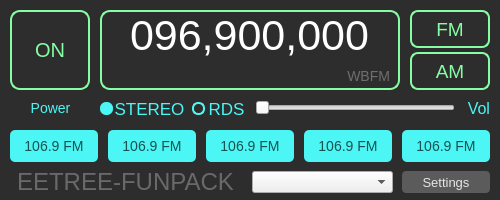
<?xml version="1.0" encoding="UTF-8"?>
<ui version="4.0">
 <class>MainWindow</class>
 <widget class="QMainWindow" name="MainWindow">
  <property name="enabled">
   <bool>true</bool>
  </property>
  <property name="geometry">
   <rect>
    <x>0</x>
    <y>0</y>
    <width>500</width>
    <height>200</height>
   </rect>
  </property>
  <property name="sizePolicy">
   <sizepolicy hsizetype="Preferred" vsizetype="Preferred">
    <horstretch>0</horstretch>
    <verstretch>0</verstretch>
   </sizepolicy>
  </property>
  <property name="minimumSize">
   <size>
    <width>500</width>
    <height>200</height>
   </size>
  </property>
  <property name="maximumSize">
   <size>
    <width>500</width>
    <height>200</height>
   </size>
  </property>
  <property name="focusPolicy">
   <enum>Qt::WheelFocus</enum>
  </property>
  <property name="contextMenuPolicy">
   <enum>Qt::DefaultContextMenu</enum>
  </property>
  <property name="windowTitle">
   <string>MainWindow</string>
  </property>
  <property name="autoFillBackground">
   <bool>false</bool>
  </property>
  <property name="styleSheet">
   <string notr="true"/>
  </property>
  <property name="toolButtonStyle">
   <enum>Qt::ToolButtonIconOnly</enum>
  </property>
  <property name="documentMode">
   <bool>false</bool>
  </property>
  <widget class="QWidget" name="centralwidget">
   <widget class="QPushButton" name="modAmBtn">
    <property name="geometry">
     <rect>
      <x>410</x>
      <y>52</y>
      <width>80</width>
      <height>38</height>
     </rect>
    </property>
    <property name="font">
     <font>
      <pointsize>-1</pointsize>
     </font>
    </property>
    <property name="cursor">
     <cursorShape>PointingHandCursor</cursorShape>
    </property>
    <property name="styleSheet">
     <string notr="true">background-color: transparent; border: 2px solid #87fea3; color: #87fea3; border-radius: 8px; font-size: 19px;</string>
    </property>
    <property name="text">
     <string>AM</string>
    </property>
   </widget>
   <widget class="QPushButton" name="modFmBtn">
    <property name="geometry">
     <rect>
      <x>410</x>
      <y>10</y>
      <width>80</width>
      <height>38</height>
     </rect>
    </property>
    <property name="font">
     <font>
      <pointsize>-1</pointsize>
     </font>
    </property>
    <property name="cursor">
     <cursorShape>PointingHandCursor</cursorShape>
    </property>
    <property name="styleSheet">
     <string notr="true">background-color: transparent; border: 2px solid #87fea3; color: #87fea3; border-radius: 8px; font-size: 19px;</string>
    </property>
    <property name="text">
     <string>FM</string>
    </property>
   </widget>
   <widget class="QPushButton" name="powerBtn">
    <property name="geometry">
     <rect>
      <x>10</x>
      <y>10</y>
      <width>80</width>
      <height>80</height>
     </rect>
    </property>
    <property name="font">
     <font>
      <pointsize>-1</pointsize>
     </font>
    </property>
    <property name="cursor">
     <cursorShape>PointingHandCursor</cursorShape>
    </property>
    <property name="styleSheet">
     <string notr="true">background-color: transparent; border-radius: 10px; border: 2px solid #87fea3; color: #87fea3;  font-size: 20px;</string>
    </property>
    <property name="text">
     <string>ON</string>
    </property>
   </widget>
   <widget class="QFrame" name="frame">
    <property name="geometry">
     <rect>
      <x>100</x>
      <y>10</y>
      <width>300</width>
      <height>80</height>
     </rect>
    </property>
    <property name="contextMenuPolicy">
     <enum>Qt::NoContextMenu</enum>
    </property>
    <property name="styleSheet">
     <string notr="true">border: 2px solid #87fea3; border-radius: 10px;</string>
    </property>
    <property name="frameShape">
     <enum>QFrame::StyledPanel</enum>
    </property>
    <property name="frameShadow">
     <enum>QFrame::Raised</enum>
    </property>
    <widget class="QLineEdit" name="freqLine">
     <property name="geometry">
      <rect>
       <x>0</x>
       <y>0</y>
       <width>301</width>
       <height>51</height>
      </rect>
     </property>
     <property name="font">
      <font>
       <pointsize>-1</pointsize>
      </font>
     </property>
     <property name="mouseTracking">
      <bool>true</bool>
     </property>
     <property name="focusPolicy">
      <enum>Qt::ClickFocus</enum>
     </property>
     <property name="contextMenuPolicy">
      <enum>Qt::NoContextMenu</enum>
     </property>
     <property name="layoutDirection">
      <enum>Qt::RightToLeft</enum>
     </property>
     <property name="styleSheet">
      <string notr="true">border: none; color: white; font-size: 43px; background-color: transparent; </string>
     </property>
     <property name="inputMask">
      <string>099,999,999;_</string>
     </property>
     <property name="text">
      <string>096,900,000</string>
     </property>
     <property name="cursorPosition">
      <number>11</number>
     </property>
     <property name="alignment">
      <set>Qt::AlignCenter</set>
     </property>
     <property name="placeholderText">
      <string notr="true"/>
     </property>
     <property name="cursorMoveStyle">
      <enum>Qt::LogicalMoveStyle</enum>
     </property>
     <property name="clearButtonEnabled" stdset="0">
      <bool>false</bool>
     </property>
    </widget>
    <widget class="QLabel" name="rds_large">
     <property name="geometry">
      <rect>
       <x>10</x>
       <y>55</y>
       <width>191</width>
       <height>21</height>
      </rect>
     </property>
     <property name="font">
      <font>
       <pointsize>-1</pointsize>
      </font>
     </property>
     <property name="styleSheet">
      <string notr="true">border: none; color: #6E6E6E;  font-size: 12px;</string>
     </property>
     <property name="text">
      <string/>
     </property>
    </widget>
    <widget class="QLabel" name="rds_small">
     <property name="geometry">
      <rect>
       <x>219</x>
       <y>55</y>
       <width>71</width>
       <height>21</height>
      </rect>
     </property>
     <property name="font">
      <font>
       <pointsize>-1</pointsize>
      </font>
     </property>
     <property name="styleSheet">
      <string notr="true">border: none; color: #6E6E6E;  font-size: 14px;</string>
     </property>
     <property name="text">
      <string>WBFM</string>
     </property>
     <property name="alignment">
      <set>Qt::AlignRight|Qt::AlignTrailing|Qt::AlignVCenter</set>
     </property>
    </widget>
   </widget>
   <widget class="QLabel" name="label">
    <property name="geometry">
     <rect>
      <x>10</x>
      <y>98</y>
      <width>81</width>
      <height>20</height>
     </rect>
    </property>
    <property name="font">
     <font>
      <pointsize>-1</pointsize>
     </font>
    </property>
    <property name="styleSheet">
     <string notr="true">color: #4bf6f4;  font-size: 14px;</string>
    </property>
    <property name="text">
     <string>Power</string>
    </property>
    <property name="alignment">
     <set>Qt::AlignCenter</set>
    </property>
   </widget>
   <widget class="QLabel" name="label_2">
    <property name="geometry">
     <rect>
      <x>460</x>
      <y>98</y>
      <width>30</width>
      <height>20</height>
     </rect>
    </property>
    <property name="font">
     <font>
      <pointsize>-1</pointsize>
     </font>
    </property>
    <property name="styleSheet">
     <string notr="true">color: #4bf6f4;  font-size: 16px;</string>
    </property>
    <property name="text">
     <string>Vol</string>
    </property>
    <property name="alignment">
     <set>Qt::AlignRight|Qt::AlignTrailing|Qt::AlignVCenter</set>
    </property>
   </widget>
   <widget class="QPushButton" name="memA">
    <property name="geometry">
     <rect>
      <x>10</x>
      <y>130</y>
      <width>88</width>
      <height>32</height>
     </rect>
    </property>
    <property name="font">
     <font>
      <pointsize>-1</pointsize>
     </font>
    </property>
    <property name="cursor">
     <cursorShape>PointingHandCursor</cursorShape>
    </property>
    <property name="styleSheet">
     <string notr="true">background-color: #4bf6f4; border-radius: 5px; color: #165352;  font-size: 14px;</string>
    </property>
    <property name="text">
     <string>106.9 FM</string>
    </property>
   </widget>
   <widget class="QPushButton" name="rdsBtn">
    <property name="geometry">
     <rect>
      <x>201</x>
      <y>98</y>
      <width>51</width>
      <height>21</height>
     </rect>
    </property>
    <property name="font">
     <font>
      <pointsize>-1</pointsize>
     </font>
    </property>
    <property name="cursor">
     <cursorShape>PointingHandCursor</cursorShape>
    </property>
    <property name="styleSheet">
     <string notr="true">background-color: transparent; border: none;  color: #4bf6f4;  font-size: 17px;</string>
    </property>
    <property name="text">
     <string>RDS</string>
    </property>
   </widget>
   <widget class="QPushButton" name="chBtn">
    <property name="geometry">
     <rect>
      <x>114</x>
      <y>98</y>
      <width>71</width>
      <height>21</height>
     </rect>
    </property>
    <property name="font">
     <font>
      <pointsize>-1</pointsize>
     </font>
    </property>
    <property name="cursor">
     <cursorShape>PointingHandCursor</cursorShape>
    </property>
    <property name="styleSheet">
     <string notr="true">background-color: transparent;  border: none; color: #4bf6f4;  font-size: 17px;</string>
    </property>
    <property name="text">
     <string>STEREO</string>
    </property>
   </widget>
   <widget class="QFrame" name="frame_3">
    <property name="geometry">
     <rect>
      <x>100</x>
      <y>102</y>
      <width>13</width>
      <height>13</height>
     </rect>
    </property>
    <property name="styleSheet">
     <string notr="true">background-color: #4bf6f4; border: none; border-radius: 6px;</string>
    </property>
    <property name="frameShape">
     <enum>QFrame::StyledPanel</enum>
    </property>
    <property name="frameShadow">
     <enum>QFrame::Raised</enum>
    </property>
    <widget class="QFrame" name="frame_4">
     <property name="geometry">
      <rect>
       <x>80</x>
       <y>0</y>
       <width>13</width>
       <height>13</height>
      </rect>
     </property>
     <property name="styleSheet">
      <string notr="true">background-color: #4bf6f4; border: none; border-radius: 6px;</string>
     </property>
     <property name="frameShape">
      <enum>QFrame::StyledPanel</enum>
     </property>
     <property name="frameShadow">
      <enum>QFrame::Raised</enum>
     </property>
    </widget>
   </widget>
   <widget class="QFrame" name="frame_5">
    <property name="geometry">
     <rect>
      <x>192</x>
      <y>102</y>
      <width>13</width>
      <height>13</height>
     </rect>
    </property>
    <property name="styleSheet">
     <string notr="true">background-color: transparent; border: 2px solid #4bf6f4; border-radius: 6px;</string>
    </property>
    <property name="frameShape">
     <enum>QFrame::StyledPanel</enum>
    </property>
    <property name="frameShadow">
     <enum>QFrame::Raised</enum>
    </property>
    <widget class="QFrame" name="frame_6">
     <property name="geometry">
      <rect>
       <x>80</x>
       <y>0</y>
       <width>13</width>
       <height>13</height>
      </rect>
     </property>
     <property name="styleSheet">
      <string notr="true">background-color: #4bf6f4; border: none; border-radius: 6px;</string>
     </property>
     <property name="frameShape">
      <enum>QFrame::StyledPanel</enum>
     </property>
     <property name="frameShadow">
      <enum>QFrame::Raised</enum>
     </property>
    </widget>
   </widget>
   <widget class="QPushButton" name="memB">
    <property name="geometry">
     <rect>
      <x>108</x>
      <y>130</y>
      <width>88</width>
      <height>32</height>
     </rect>
    </property>
    <property name="font">
     <font>
      <pointsize>-1</pointsize>
     </font>
    </property>
    <property name="cursor">
     <cursorShape>PointingHandCursor</cursorShape>
    </property>
    <property name="styleSheet">
     <string notr="true">background-color: #4bf6f4; border-radius: 5px; color: #165352;  font-size: 14px;</string>
    </property>
    <property name="text">
     <string>106.9 FM</string>
    </property>
   </widget>
   <widget class="QPushButton" name="memC">
    <property name="geometry">
     <rect>
      <x>206</x>
      <y>130</y>
      <width>88</width>
      <height>32</height>
     </rect>
    </property>
    <property name="font">
     <font>
      <pointsize>-1</pointsize>
     </font>
    </property>
    <property name="cursor">
     <cursorShape>PointingHandCursor</cursorShape>
    </property>
    <property name="styleSheet">
     <string notr="true">background-color: #4bf6f4; border-radius: 5px; color: #165352;  font-size: 14px;</string>
    </property>
    <property name="text">
     <string>106.9 FM</string>
    </property>
   </widget>
   <widget class="QPushButton" name="memD">
    <property name="geometry">
     <rect>
      <x>304</x>
      <y>130</y>
      <width>88</width>
      <height>32</height>
     </rect>
    </property>
    <property name="font">
     <font>
      <pointsize>-1</pointsize>
     </font>
    </property>
    <property name="cursor">
     <cursorShape>PointingHandCursor</cursorShape>
    </property>
    <property name="styleSheet">
     <string notr="true">background-color: #4bf6f4; border-radius: 5px; color: #165352;  font-size: 14px;</string>
    </property>
    <property name="text">
     <string>106.9 FM</string>
    </property>
   </widget>
   <widget class="QPushButton" name="memE">
    <property name="geometry">
     <rect>
      <x>402</x>
      <y>130</y>
      <width>88</width>
      <height>32</height>
     </rect>
    </property>
    <property name="font">
     <font>
      <pointsize>-1</pointsize>
     </font>
    </property>
    <property name="cursor">
     <cursorShape>PointingHandCursor</cursorShape>
    </property>
    <property name="styleSheet">
     <string notr="true">background-color: #4bf6f4; border-radius: 5px; color: #165352;  font-size: 14px;</string>
    </property>
    <property name="text">
     <string>106.9 FM</string>
    </property>
   </widget>
   <widget class="QSlider" name="volume">
    <property name="geometry">
     <rect>
      <x>255</x>
      <y>98</y>
      <width>200</width>
      <height>20</height>
     </rect>
    </property>
    <property name="styleSheet">
     <string notr="true"/>
    </property>
    <property name="orientation">
     <enum>Qt::Horizontal</enum>
    </property>
   </widget>
   <widget class="QComboBox" name="deviceBox">
    <property name="geometry">
     <rect>
      <x>252</x>
      <y>171</y>
      <width>141</width>
      <height>22</height>
     </rect>
    </property>
    <property name="sizePolicy">
     <sizepolicy hsizetype="Fixed" vsizetype="Fixed">
      <horstretch>0</horstretch>
      <verstretch>0</verstretch>
     </sizepolicy>
    </property>
    <property name="font">
     <font>
      <pointsize>-1</pointsize>
     </font>
    </property>
    <property name="cursor">
     <cursorShape>PointingHandCursor</cursorShape>
    </property>
    <property name="styleSheet">
     <string notr="true"> font-size: 12px;</string>
    </property>
   </widget>
   <widget class="QPushButton" name="settingsBtn">
    <property name="geometry">
     <rect>
      <x>402</x>
      <y>171</y>
      <width>88</width>
      <height>22</height>
     </rect>
    </property>
    <property name="font">
     <font>
      <pointsize>-1</pointsize>
     </font>
    </property>
    <property name="cursor">
     <cursorShape>PointingHandCursor</cursorShape>
    </property>
    <property name="styleSheet">
     <string notr="true">background: #5B5B5B; border: none; border-radius: 4px; color: #E6E6E6;  font-size: 13px;</string>
    </property>
    <property name="text">
     <string>Settings</string>
    </property>
   </widget>
   <widget class="QLabel" name="label_5">
    <property name="geometry">
     <rect>
      <x>10</x>
      <y>169</y>
      <width>231</width>
      <height>25</height>
     </rect>
    </property>
    <property name="font">
     <font>
      <pointsize>-1</pointsize>
     </font>
    </property>
    <property name="styleSheet">
     <string notr="true">color: #696969;  font-size: 24px;</string>
    </property>
    <property name="text">
     <string>EETREE-FUNPACK</string>
    </property>
    <property name="alignment">
     <set>Qt::AlignCenter</set>
    </property>
   </widget>
   <widget class="QFrame" name="frame_2">
    <property name="geometry">
     <rect>
      <x>-10</x>
      <y>-10</y>
      <width>571</width>
      <height>271</height>
     </rect>
    </property>
    <property name="styleSheet">
     <string notr="true">background: #2d2d2d;</string>
    </property>
    <property name="frameShape">
     <enum>QFrame::StyledPanel</enum>
    </property>
    <property name="frameShadow">
     <enum>QFrame::Raised</enum>
    </property>
   </widget>
   <zorder>frame_2</zorder>
   <zorder>modAmBtn</zorder>
   <zorder>modFmBtn</zorder>
   <zorder>powerBtn</zorder>
   <zorder>label</zorder>
   <zorder>label_2</zorder>
   <zorder>memA</zorder>
   <zorder>rdsBtn</zorder>
   <zorder>chBtn</zorder>
   <zorder>frame_3</zorder>
   <zorder>memB</zorder>
   <zorder>memC</zorder>
   <zorder>memD</zorder>
   <zorder>memE</zorder>
   <zorder>volume</zorder>
   <zorder>frame_5</zorder>
   <zorder>deviceBox</zorder>
   <zorder>settingsBtn</zorder>
   <zorder>label_5</zorder>
   <zorder>frame</zorder>
  </widget>
 </widget>
 <resources/>
 <connections/>
</ui>
